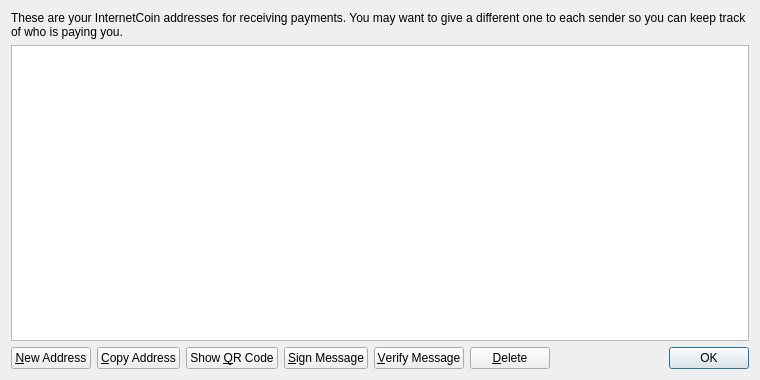
<?xml version="1.0" encoding="UTF-8"?>
<ui version="4.0">
 <class>AddressBookPage</class>
 <widget class="QWidget" name="AddressBookPage">
  <property name="geometry">
   <rect>
    <x>0</x>
    <y>0</y>
    <width>760</width>
    <height>380</height>
   </rect>
  </property>
  <property name="windowTitle">
   <string>Address Book</string>
  </property>
  <layout class="QVBoxLayout" name="verticalLayout">
   <item>
    <widget class="QLabel" name="labelExplanation">
     <property name="text">
      <string>These are your InternetCoin addresses for receiving payments. You may want to give a different one to each sender so you can keep track of who is paying you.</string>
     </property>
     <property name="textFormat">
      <enum>Qt::PlainText</enum>
     </property>
     <property name="wordWrap">
      <bool>true</bool>
     </property>
    </widget>
   </item>
   <item>
    <widget class="QTableView" name="tableView">
     <property name="contextMenuPolicy">
      <enum>Qt::CustomContextMenu</enum>
     </property>
     <property name="toolTip">
      <string>Double-click to edit address or label</string>
     </property>
     <property name="tabKeyNavigation">
      <bool>false</bool>
     </property>
     <property name="alternatingRowColors">
      <bool>true</bool>
     </property>
     <property name="selectionMode">
      <enum>QAbstractItemView::SingleSelection</enum>
     </property>
     <property name="selectionBehavior">
      <enum>QAbstractItemView::SelectRows</enum>
     </property>
     <property name="sortingEnabled">
      <bool>true</bool>
     </property>
     <attribute name="verticalHeaderVisible">
      <bool>false</bool>
     </attribute>
    </widget>
   </item>
   <item>
    <layout class="QHBoxLayout" name="horizontalLayout">
     <item>
      <widget class="QPushButton" name="newAddressButton">
       <property name="toolTip">
        <string>Create a new address</string>
       </property>
       <property name="text">
        <string>&amp;New Address</string>
       </property>
       <property name="icon">
        <iconset resource="../bitcoin.qrc">
         <normaloff>:/icons/add</normaloff>:/icons/add</iconset>
       </property>
      </widget>
     </item>
     <item>
      <widget class="QPushButton" name="copyToClipboard">
       <property name="toolTip">
        <string>Copy the currently selected address to the system clipboard</string>
       </property>
       <property name="text">
        <string>&amp;Copy Address</string>
       </property>
       <property name="icon">
        <iconset resource="../bitcoin.qrc">
         <normaloff>:/icons/editcopy</normaloff>:/icons/editcopy</iconset>
       </property>
      </widget>
     </item>
     <item>
      <widget class="QPushButton" name="showQRCode">
       <property name="text">
        <string>Show &amp;QR Code</string>
       </property>
       <property name="icon">
        <iconset resource="../bitcoin.qrc">
         <normaloff>:/icons/qrcode</normaloff>:/icons/qrcode</iconset>
       </property>
      </widget>
     </item>
     <item>
      <widget class="QPushButton" name="signMessage">
       <property name="toolTip">
        <string>Sign a message to prove you own a Bitcoin address</string>
       </property>
       <property name="text">
        <string>&amp;Sign Message</string>
       </property>
       <property name="icon">
        <iconset resource="../bitcoin.qrc">
         <normaloff>:/icons/edit</normaloff>:/icons/edit</iconset>
       </property>
      </widget>
     </item>
     <item>
      <widget class="QPushButton" name="verifyMessage">
       <property name="toolTip">
        <string>Verify a message to ensure it was signed with a specified Bitcoin address</string>
       </property>
       <property name="text">
        <string>&amp;Verify Message</string>
       </property>
       <property name="icon">
        <iconset resource="../bitcoin.qrc">
         <normaloff>:/icons/transaction_0</normaloff>:/icons/transaction_0</iconset>
       </property>
      </widget>
     </item>
     <item>
      <widget class="QPushButton" name="deleteButton">
       <property name="toolTip">
        <string>Delete the currently selected address from the list. Only sending addresses can be deleted.</string>
       </property>
       <property name="text">
        <string>&amp;Delete</string>
       </property>
       <property name="icon">
        <iconset resource="../bitcoin.qrc">
         <normaloff>:/icons/remove</normaloff>:/icons/remove</iconset>
       </property>
      </widget>
     </item>
     <item>
      <spacer name="horizontalSpacer">
       <property name="orientation">
        <enum>Qt::Horizontal</enum>
       </property>
       <property name="sizeHint" stdset="0">
        <size>
         <width>40</width>
         <height>20</height>
        </size>
       </property>
      </spacer>
     </item>
     <item>
      <widget class="QDialogButtonBox" name="buttonBox">
       <property name="sizePolicy">
        <sizepolicy hsizetype="Maximum" vsizetype="Fixed">
         <horstretch>0</horstretch>
         <verstretch>0</verstretch>
        </sizepolicy>
       </property>
       <property name="standardButtons">
        <set>QDialogButtonBox::Ok</set>
       </property>
      </widget>
     </item>
    </layout>
   </item>
  </layout>
 </widget>
 <resources>
  <include location="../bitcoin.qrc"/>
 </resources>
 <connections/>
</ui>
